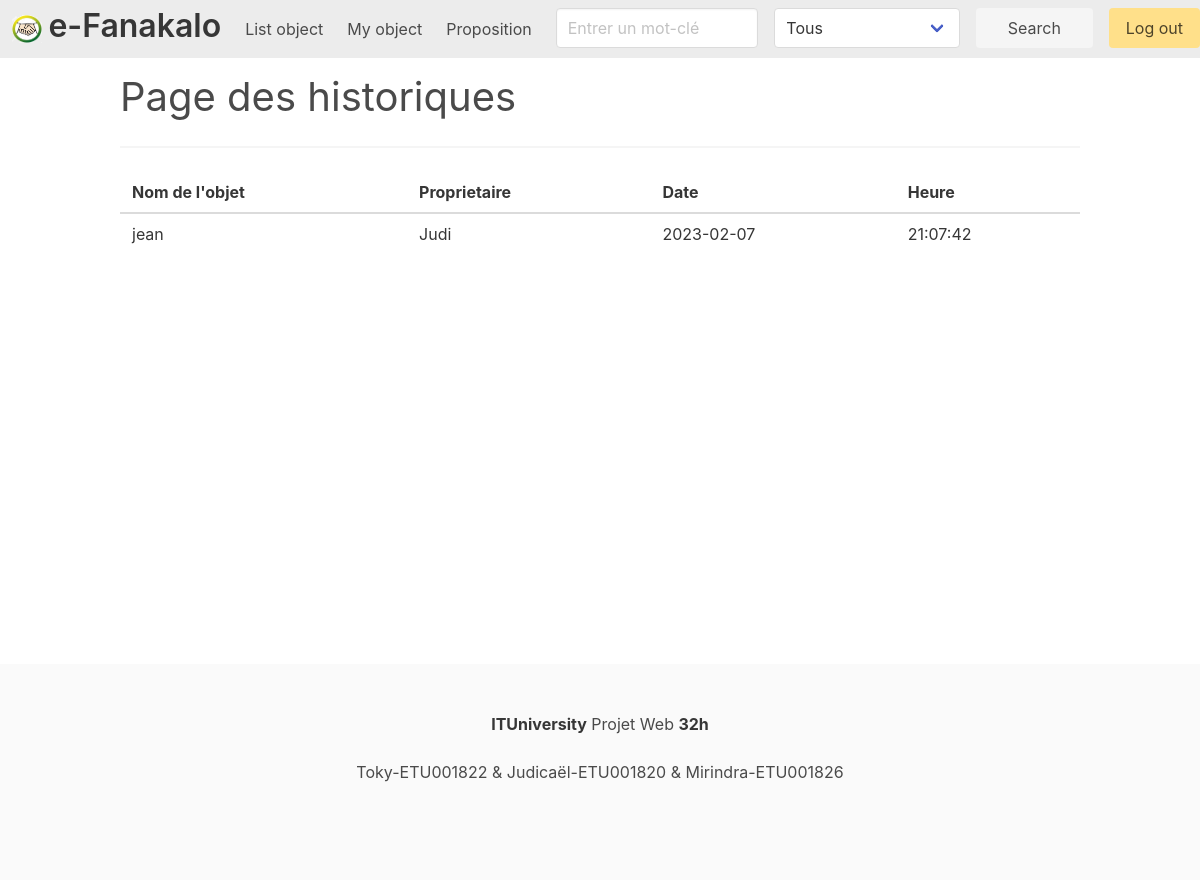
The app's page /front_office/historiqueController?idObjet=1 (signed in) with its own data.
### tables this page shows
CREATE TABLE objet (
    idObjet int PRIMARY KEY auto_increment,
    idPers int,
    idCat int,
    nomObj varchar(50),
    description varchar(100),
    prixObj float ,
    foreign key (idPers) references personne(idPers),
    foreign key (idCat) references categories(idCat)
);

CREATE TABLE personne (
    idPers int PRIMARY KEY auto_increment,
    nomPers varchar(50),
    email varchar(50),
    pwd varchar(50),
    isAdmin boolean
);

### application/controllers/front_office/HistoriqueController.php (called while the page is built, shortened)
<?php
class HistoriqueController extends SecureController {
    public function __construct() {
        $this->load->model("historique");
    }
    public function index() {
        $categ = new Categories();
        $histo = new Historique();
        $idObjet = $this->input->get("idObjet");
        $data["listCateg"] = $categ->getListCategories();
        $data["listHisto"] = $histo->getHistoObject($idObjet);
        $data["active"] = "";
        $this->load->view("front_office/header", $data);
        $this->load->view("front_office/historique", $data);
        $this->load->view("footer");
    }
}

### index.php (called while the page is built, shortened)
<?php
require_once BASEPATH.'core/CodeIgniter.php';

### application/models/Historique.php (called while the page is built, shortened)
<?php
class Historique extends CI_Model {
    public function getHistoObject($idObjet) {
        $sql = "SELECT objet.idObjet, objet.nomObj, personne.nomPers, DATE(historique.dateHeureHisto) AS daty, TIME(historique.dateHeureHisto) AS lera
                FROM historique
                JOIN personne ON personne.idPers = historique.idPers
                JOIN objet ON objet.idObjet = historique.idObjet
                WHERE historique.idObjet = %s";
        $sql = sprintf($sql, $this->db->escape($idObjet));
        $query = $this->db->query($sql);
        $data = array();
        foreach ($query->result_array() as $row) {
            $data[] = $row;
        }
        return $data;
    }
}

### application/views/front_office/historique.php (the view, shortened to what this page needs)
<main>
    <div class="container">
        <p class="subtitle is-2 page_echange"> Page des historiques </p>
        <hr>
        <table class="table">
            <thead>
                <tr>
                    <th> Nom de l'objet </th>
                    <th> Proprietaire </th>
                    <th> Date </th>
                    <th> Heure </th>
                </tr>
            </thead>
            <tbody>
                <?php for($i = 0; $i < count($listHisto); $i++) { ?>
                    <tr>
                        <td> <?php echo $listHisto[$i]["nomObj"]; ?> </td>
                        <td> <?php echo $listHisto[$i]["nomPers"]; ?> </td>
                        <td> <?php echo $listHisto[$i]["daty"]; ?> </td>
                        <td> <?php echo $listHisto[$i]["lera"]; ?> </td>
                    </tr>
                <?php } ?>
            </tbody>
        </table>
    </div>
</main>

### assets/css/page.css (style rules this page uses)
main { min-height: 70vh; }
.table { width: 100%; }

### records on screen
objet: nomObj "jean", idPers.nomPers "Judi", daty "2023-02-07", lera "21:07:42"
